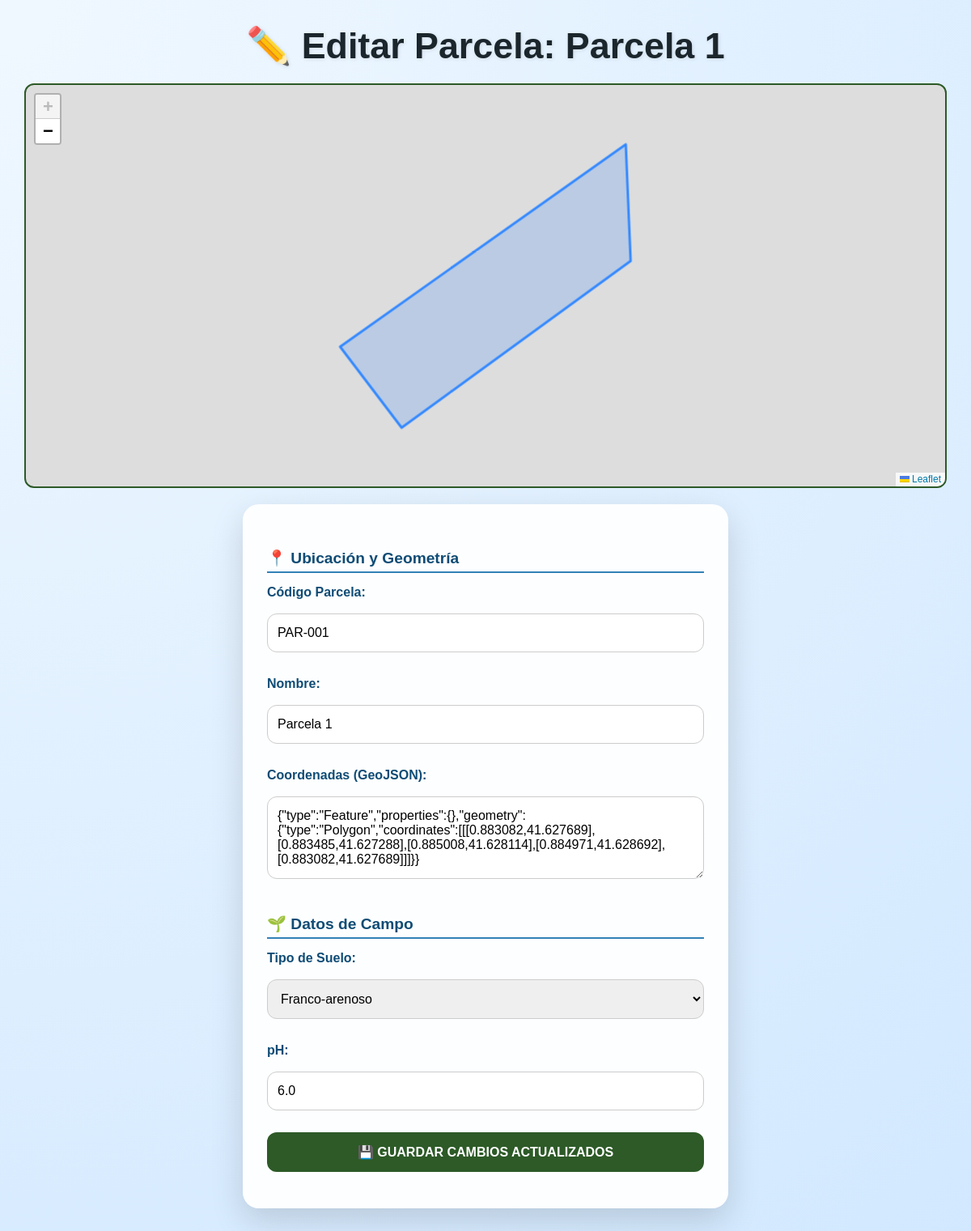
The app's page /Parcelas/ActParcela.php?id=35 with its own data.
### tables this page shows
CREATE TABLE `parcelas` (
  `id` int(11) NOT NULL,
  `codigo` varchar(20) NOT NULL,
  `nombre` varchar(100) NOT NULL,
  `coordenadas_geojson` text NOT NULL,
  `superficie_total_ha` decimal(10,4) NOT NULL,
  `superficie_efectiva_ha` decimal(10,4) GENERATED ALWAYS AS (case when `infraestructuras` is null then `superficie_total_ha` else `superficie_total_ha` * 0.95 end) STORED,
  `tipo_suelo_id` int(11) DEFAULT NULL,
  `ph` decimal(3,1) DEFAULT NULL,
  `materia_organica` decimal(4,2) DEFAULT NULL,
  `pendiente` decimal(4,2) DEFAULT NULL,
  `orientacion` varchar(20) DEFAULT NULL,
  `infraestructuras` text DEFAULT NULL,
  `activa` tinyint(1) DEFAULT 1,
  `fecha_alta` timestamp NOT NULL DEFAULT current_timestamp()
);

CREATE TABLE `tipos_suelo` (
  `id` int(11) NOT NULL,
  `tipo` varchar(50) NOT NULL,
  `descripcion` text DEFAULT NULL,
  `ph_min` decimal(3,1) DEFAULT NULL,
  `ph_max` decimal(3,1) DEFAULT NULL
);

### Parcelas/ActParcela.php (the view, shortened to what this page needs)
<?php
require '../db.php';
$id = $_GET['id'];
$stmt = $pdo->prepare("SELECT * FROM parcelas WHERE id = ?");
$stmt->execute([$id]);
$parcela = $stmt->fetch(PDO::FETCH_ASSOC);
$tipos_suelo = $pdo->query("SELECT * FROM tipos_suelo ORDER BY tipo")->fetchAll(PDO::FETCH_ASSOC);
?>
<!DOCTYPE html>
<html lang="es">
<head>
    <link rel="stylesheet" href="../css/parcela.css">
    <link rel="stylesheet" href="https://unpkg.com/leaflet@1.9.4/dist/leaflet.css" />
    <link rel="stylesheet" href="https://cdnjs.cloudflare.com/ajax/libs/leaflet.draw/1.0.4/leaflet.draw.css"/>
</head>
<body>
    <h1>✏️ Editar Parcela: <?= htmlspecialchars($parcela['nombre']) ?></h1>
    <div id="map"></div>
    <form id="form-principal" method="POST" action="ControlParcelas.php" enctype="multipart/form-data">
        <div class="seccion">
            <h3>📍 Ubicación y Geometría</h3>
            <label>Código Parcela:</label>
            <input type="text" name="codigo" required value="<?= htmlspecialchars($parcela['codigo']) ?>">
            <label>Nombre:</label>
            <input type="text" name="nombre" required value="<?= htmlspecialchars($parcela['nombre']) ?>">
            <label>Coordenadas (GeoJSON):</label>
            <textarea name="coordenadas_geojson" id="geojson_input" rows="4" readonly required><?= htmlspecialchars($parcela['coordenadas_geojson']) ?></textarea>
        </div>
        <div class="seccion">
            <h3>🌱 Datos de Campo</h3>
            <label>Tipo de Suelo:</label>
            <select name="tipo_suelo_id">
                <?php foreach ($tipos_suelo as $ts): ?>
                    <option value="<?= $ts['id'] ?>" <?= $ts['id'] == $parcela['tipo_suelo_id'] ? 'selected' : '' ?>>
                        <?= htmlspecialchars($ts['tipo']) ?>
                    </option>
                <?php endforeach; ?>
            </select>
            <label>pH:</label>
            <input type="number" name="ph" step="0.1" value="<?= htmlspecialchars($parcela['ph']) ?>">
        </div>
        <button type="submit" style="background:#2d5a27; color:white; padding:15px; width:100%; cursor:pointer;">
            💾 GUARDAR CAMBIOS ACTUALIZADOS
        </button>
    </form>
</body>
</html>

### css/parcela.css (style rules this page uses)
* { margin: 0; padding: 0; box-sizing: border-box; font-family: 'Poppins', sans-serif; }
body { background: radial-gradient(circle at top left, #f0f8ff, #d1e8ff); padding: 30px; color: #333; }
h1 { text-align: center; font-size: 2.8em; margin-bottom: 20px; color: #1b262c; text-shadow: 1px 1px 5px rgba(0,0,0,0.1); }
#form-principal { background: #ffffffee; padding: 30px; border-radius: 20px; max-width: 600px; margin: 0 auto 50px auto; box-shadow: 0 15px 40px rgba(0,0,0,0.15); transition: all 0.3s ease; }
#form-principal input, #form-principal button, #form-principal select, #form-principal textarea { width: 100%; padding: 14px 12px; margin-top: 12px; margin-bottom: 15px; border-radius: 12px; border: 1px solid #ccc; font-size: 1em; transition: all 0.2s ease; }
#form-principal button { background: linear-gradient(135deg, #3282b8, #0f4c75); color: #fff; font-weight: 600; border: none; cursor: pointer; transition: all 0.3s ease; }
form label { display: block; margin-top: 15px; margin-bottom: 5px; font-weight: 600; color: #0f4c75; font-size: 1em; }
textarea { resize: vertical; min-height: 80px; font-family: inherit; }
#map { height: 100%; width: 100%; }
form h3 { color: #0f4c75; margin: 25px 0 15px 0; font-size: 1.2em; border-bottom: 2px solid #3282b8; padding-bottom: 5px; }

### Parcelas/ActParcela.php (style rules this page uses)
#map { height: 500px; width: 100%; border-radius: 12px; border: 2px solid #2d5a27; margin-bottom: 20px; }

### records on screen
parcelas: nombre "Parcela 1", codigo "PAR-001", coordenadas_geojson "{\"type\":\"Feature\",\"properties\":{},\"geometry\":{\"type\":\"Polygon\",\"coordinates\":[[[0.883082,41.627689],[0.883485,41.627288],[0.885008,41.628114],[0.884971,41.628692],[0.883082,41.627689]]]}}", tipo_suelo_id "Franco-arenoso", ph "6.0"
